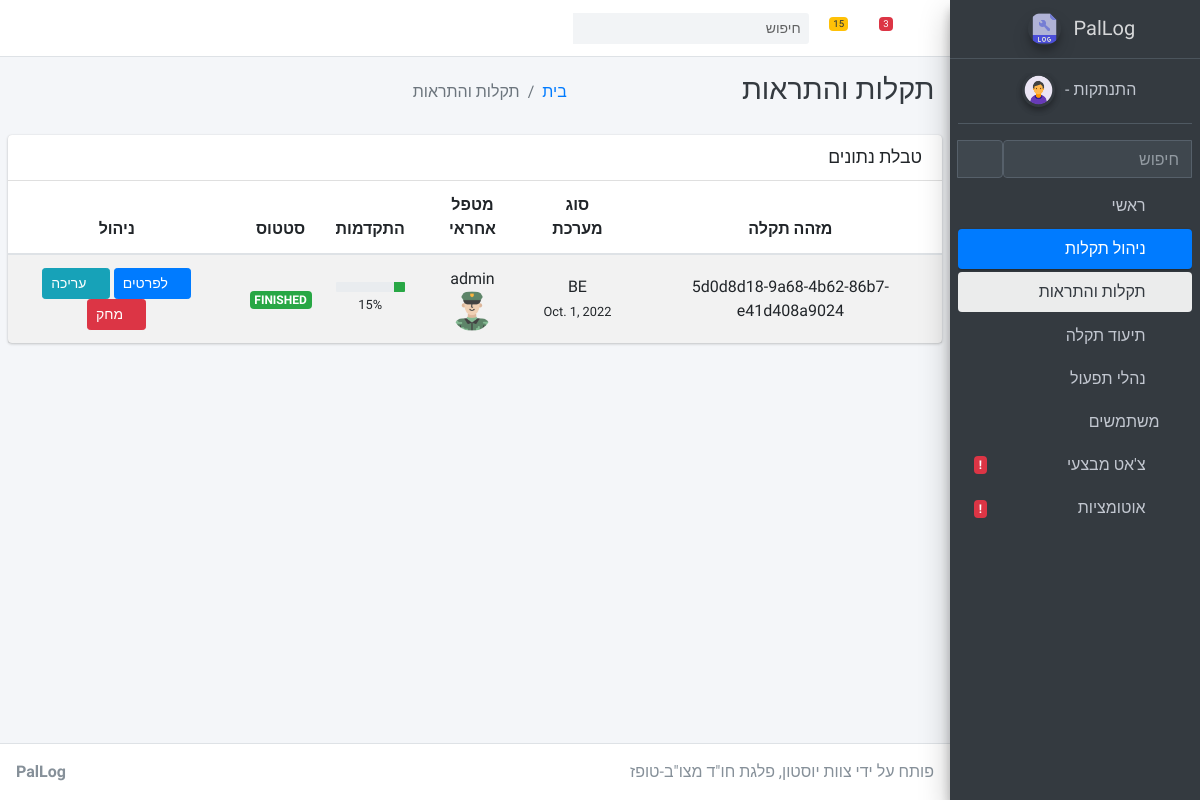
Page /management-alerts on the earlier database version.
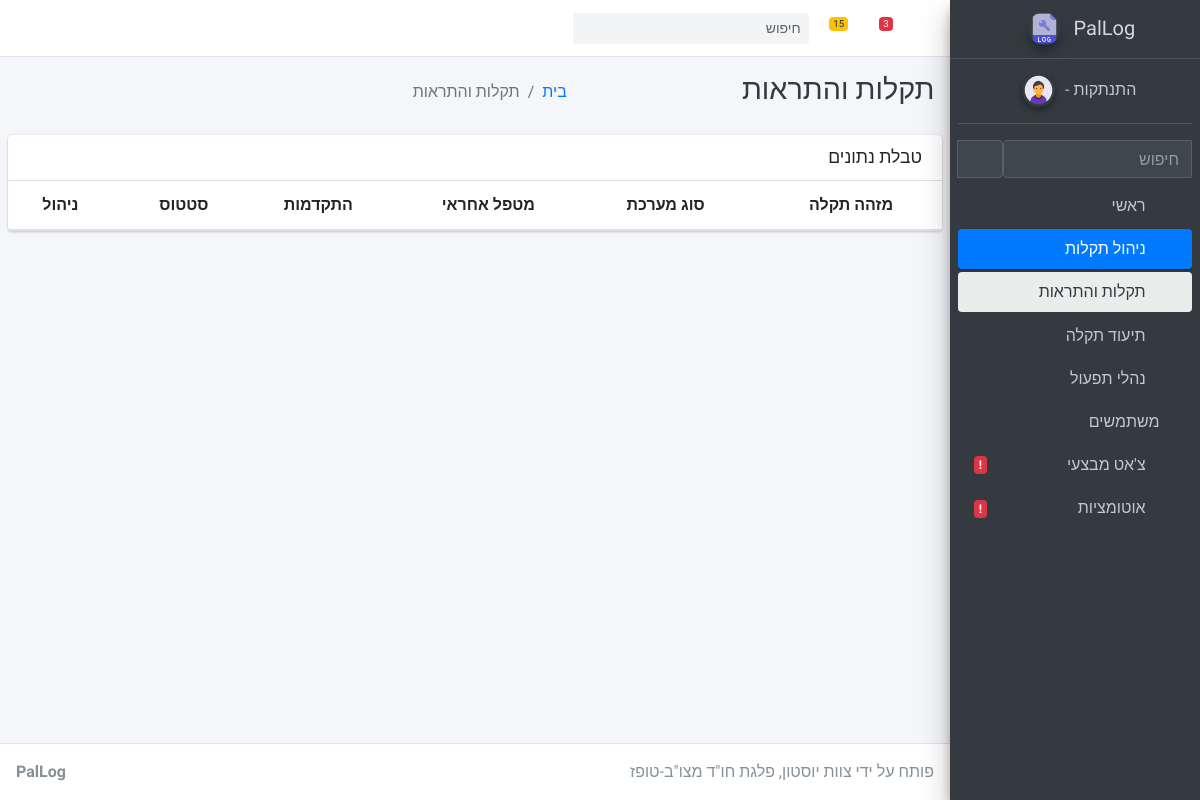
Same page on the later database version.
### apps/home/models.py (models this page shows, shortened)
class Record(models.Model):
    AIRPORT = 'AIRPORT'
    BE = 'BE'
    CHOICES_SYSTEM = (
        (AIRPORT, 'AIRPORT'),
        (BE, 'BE')
    )
    FINISHED = 'FINISHED'
    IN_PROGRESS = 'IN PROGRESS'
    ABORTED = 'ABORTED'
    CHOICES_STATUS = (
        (FINISHED, 'FINISHED'),
        (IN_PROGRESS, 'IN PROGRESS'),
        (ABORTED, 'ABORTED')
    )
    id = models.AutoField(primary_key=True)
    record_id =  models.UUIDField(default=uuid.uuid4, editable=False)
    created_by = models.ForeignKey(User, related_name='records', on_delete=models.CASCADE)
    system_type = models.CharField(max_length=20, choices=CHOICES_SYSTEM, default=AIRPORT)
    status = models.CharField(max_length=20, choices=CHOICES_STATUS, default=IN_PROGRESS)
    network = models.CharField(max_length = 12)
    date_start = models.DateField()
    date_finish = models.DateField()
    progression = PositiveIntegerField(default=0, validators=[MinValueValidator(0), MaxValueValidator(100)])
    short_description = models.TextField(blank=True, null=True)
    long_description = models.TextField(blank=True, null=True)
    short_solution = models.TextField(blank=True, null=True)
    long_solution = models.TextField(blank=True, null=True)

### apps/home/views.py (the view)
# urls.py: path('management-alerts', views.alerts, name='management-alerts'),
def alerts(request):
    alerts = Record.objects.all()
    context = {'management', 'alerts'}
    return render(request,'home/alerts.html', {'alerts': alerts, 'segment' : context})

### apps/context_processors.py (called while the page is built)
def cfg_assets_root(request):
    return { 'ASSETS_ROOT' : settings.ASSETS_ROOT }

### apps/templates/home/alerts.html (shortened to what the changed rows need)
{% extends "layouts/base.html" %}
{% block body_class %} sidebar-mini layout-fixed layout-navbar-fixed layout-footer-fixed {% endblock body_class %}
{% block stylesheets %}
  <link rel="stylesheet" href="{{ ASSETS_ROOT }}/plugins/fontawesome-free/css/all.min.css">
  <link rel="stylesheet" href="{{ ASSETS_ROOT }}/plugins/datatables-bs4/css/dataTables.bootstrap4.min.css">
  <link rel="stylesheet" href="{{ ASSETS_ROOT }}/css/adminlte.min.css">
{% endblock stylesheets %}
{% block content %}
  <div class="content-wrapper">
    <div class="content-header" style="direction:rtl">
      <div class="container-fluid">
        <div class="row mb-2">
          <div class="col-sm-3">
            <h1 class="m-0 text-dark">תקלות והתראות</h1>
          </div>
        </div>
      </div>
    </div>
    <section class="content" style="direction: rtl">
      <div class="card">
        <div class="card-body p-0">
          <table id="table" class="table table-striped projects">
              <thead>
                  <tr class="text-center">
                    <th>מזהה תקלה</th>
                    <th>סוג מערכת</th>
                    <th>מטפל אחראי</th>
                    <th>התקדמות</th>
                    <th>סטטוס</th>
                    <th>ניהול</th>
                  </tr>
              </thead>
              <tbody>
                {% for a in alerts %}
                  <tr class="text-center">
                      <td>{{a.record_id}}</td>
                      <td>
                          <a>{{a.system_type}}</a>
                          <br/>
                          <small>{{a.date_start}}</small>
                      </td>
                      <td>
                        {{a.created_by}}
                        <img alt="Avatar" class="table-avatar" src="{{ ASSETS_ROOT }}/img/user.png">
                      </td>
                      <td class="project_progress">
                          <div class="progress progress-sm">
                              <div class="progress-bar bg-green" role="progressbar" aria-valuenow="{{a.progression}}" aria-valuemin="0" aria-valuemax="100" style="width: {{a.progression}}%">
                              </div>
                          </div>
                          <small> {{a.progression}}% </small>
                      </td>
                      <td class="project-state">
                        {% if a.status == "FINISHED" %}
                          <span class="badge badge-success">{{a.status}}</span>
                        {% else %}
                            {% if a.status == "IN PROGRESS" %}
                              <span class="badge badge-warning">{{a.status}}</span>
                            {% else %}
                              <span class="badge badge-danger">{{a.status}}</span>
                            {% endif %}
                        {% endif %}
                      </td>
                      <td class="project-actions text-center">
                          <a class="btn btn-primary btn-sm" href="{% url 'management-view' a.id  %}">
                              <i class="fas fa-folder"></i>
                              לפרטים
                          </a>
                          <a class="btn btn-info btn-sm" href="{% url 'management-edit' a.id  %}">
                              <i class="fas fa-pencil-alt"></i>
                              עריכה
                          </a>
                          <a class="btn btn-danger btn-sm" href="{% url 'management-del' a.id  %}">
                              <i class="fas fa-trash"></i>
                              מחק
                          </a>
                      </td>
                  </tr>
                {% endfor %}
              </tbody>
          </table>
        </div>
      </div>
    </section>
  </div>
{% endblock content %}

Differences in the rows shown:
removed Record: record_id "5d0d8d18-9a68-4b62-86b7-e41d408a9024", system_type "BE", date_start "Oct. 1, 2022", created_by "admin", progression "15", status "FINISHED"
